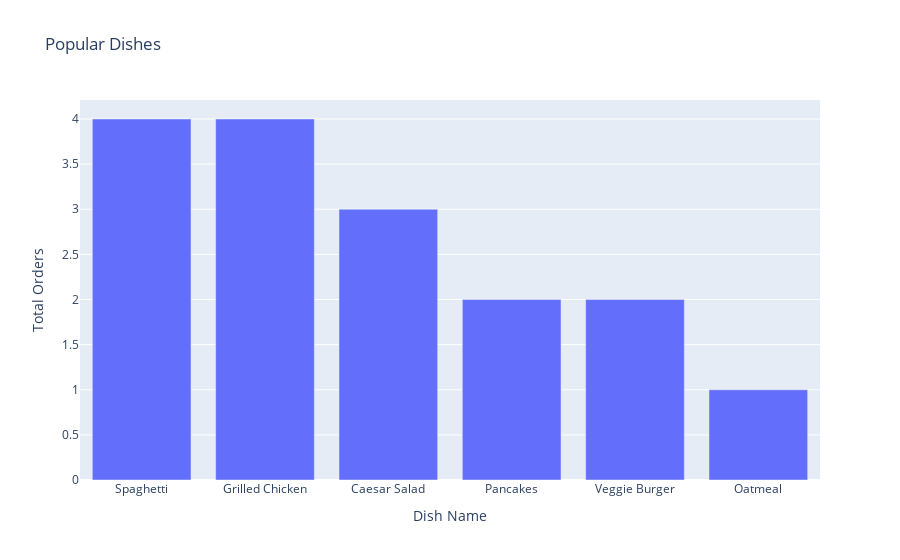

The code cell stored with this chart in its notebook:
### Code cell
popular_dishes = merged_df["Dish Name"].value_counts()
popular_dishes = popular_dishes.to_frame()
popular_dishes.reset_index(inplace=True)
px.bar(popular_dishes,x="Dish Name",y="count",title="Popular Dishes",labels={"count":"Total Orders"})

### Figure 1 — Plotly figure (JSON) as saved in the notebook; plotly's stock layout.template omitted (floating-point values rounded to 4 significant figures)
{"data": [{"alignmentgroup": "True", "hovertemplate": "Dish Name=%{x}<br>Total Orders=%{y}<extra></extra>", "legendgroup": "", "marker": {"color": "#636efa", "pattern": {"shape": ""}}, "name": "", "offsetgroup": "", "orientation": "v", "showlegend": false, "textposition": "auto", "type": "bar", "x": ["Spaghetti", "Grilled Chicken", "Caesar Salad", "Pancakes", "Veggie Burger", "Oatmeal"], "xaxis": "x", "y": [4, 4, 3, 2, 2, 1], "yaxis": "y"}], "layout": {"barmode": "relative", "legend": {"tracegroupgap": 0}, "title": {"text": "Popular Dishes"}, "xaxis": {"anchor": "y", "domain": [0, 1], "title": {"text": "Dish Name"}}, "yaxis": {"anchor": "x", "domain": [0, 1], "title": {"text": "Total Orders"}}}}
